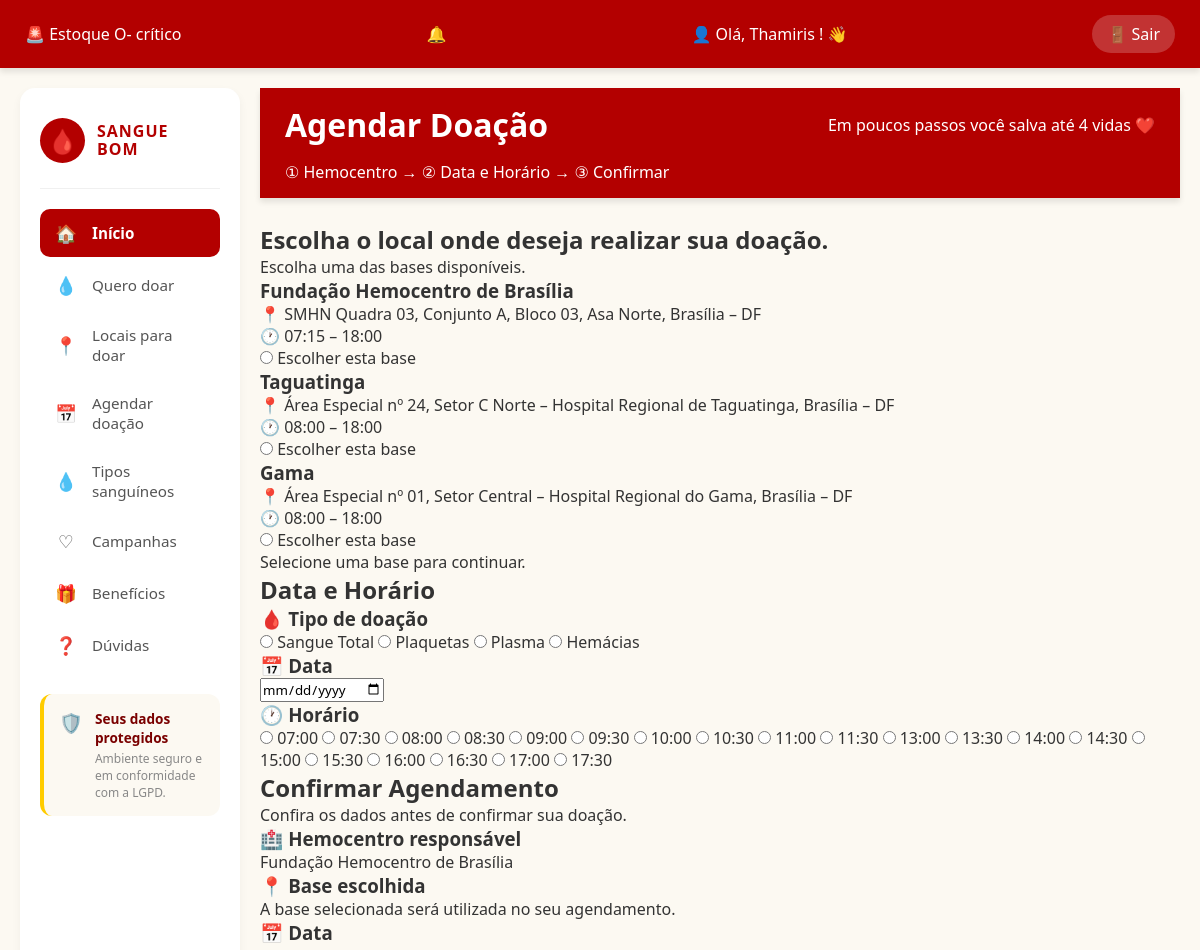
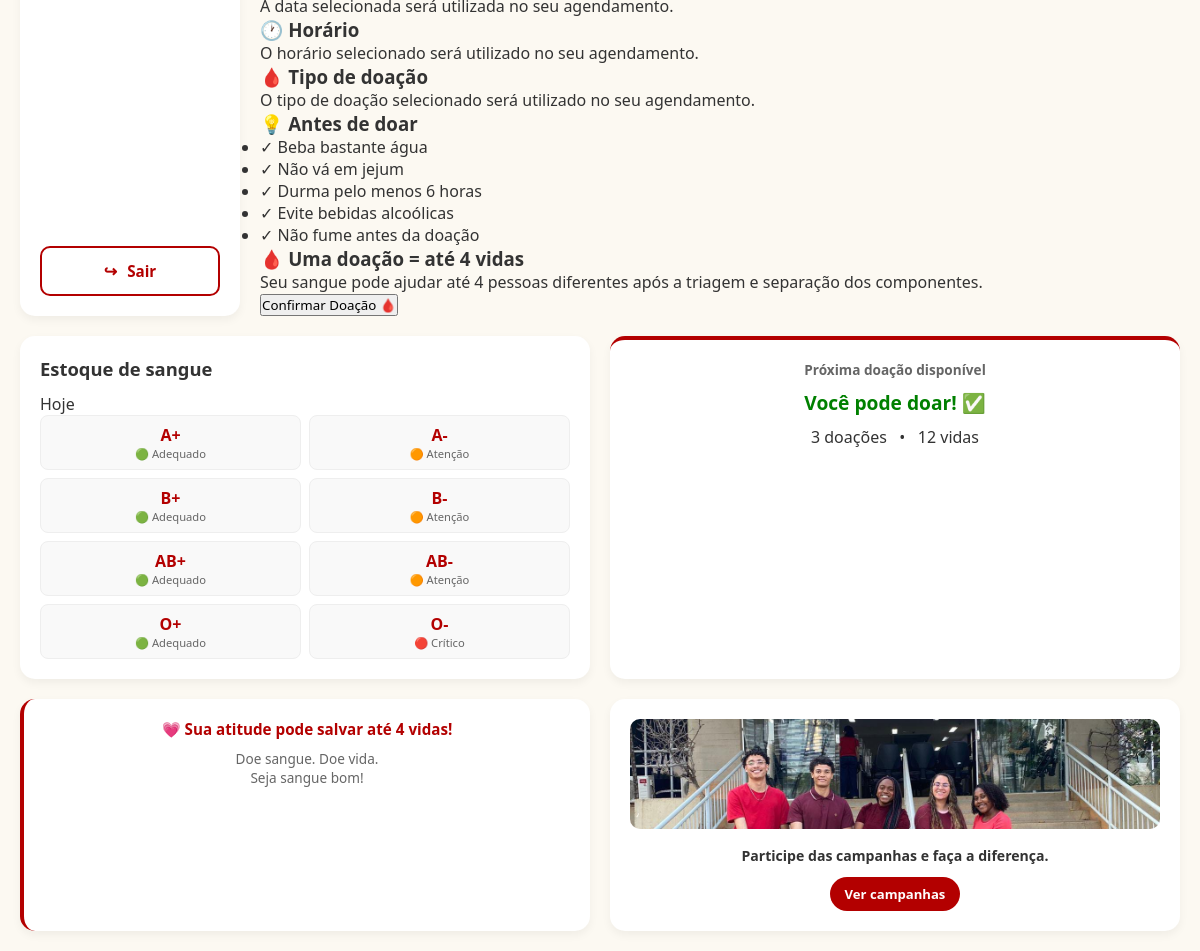
The app's page /agendar_doacao/ (signed in) with its own data (2 pictures, top to bottom).
### membros/models.py (models this page shows, shortened)
class Doador(models.Model):
    usuario = models.OneToOneField(
        User,
        on_delete=models.CASCADE,
        null=True,
        blank=True
    )
    nome = models.CharField(max_length=100)
    email = models.EmailField()
    cpf = models.CharField(
        max_length=14,
        unique=True,
        null=True,
        blank=True
    )
    telefone = models.CharField(max_length=20)
    sexo = models.CharField(
        max_length=20,
        blank=True
    )
    tipo_sanguineo = models.CharField(max_length=3)
    data_nascimento = models.DateField()
    cidade = models.CharField(
        max_length=100,
        blank=True
    )
    estado = models.CharField(
        max_length=2,
        blank=True
    )

class Hemocentro(models.Model):
    nome = models.CharField(max_length=100)
    endereco = models.CharField(max_length=200)
    bairro = models.CharField(max_length=100)
    cidade = models.CharField(max_length=100)
    cep = models.CharField(max_length=10)
    telefone = models.CharField(max_length=20)
    email = models.EmailField()
    horario_abertura = models.TimeField()
    horario_fechamento = models.TimeField()
    dias_atendimento = models.CharField(max_length=100)
    descricao = models.TextField(blank=True)
    ativo = models.BooleanField(default=True)

### membros/views.py (the view, shortened to what this page needs)
@login_required(login_url='login')
def agendar_doacao(request):
    doador = get_object_or_404(Doador, usuario=request.user)
    hemocentros = Hemocentro.objects.filter(ativo=True)
    hoje = timezone.localdate()
    proximo_agendamento = Agendamento.objects.filter(
        doador=doador,
        data__gte=hoje
    ).order_by('data', 'horario').first()
    return render(request, 'agendar_doacao.html', {
        'doador': doador,
        'hemocentros': hemocentros,
        'proximo_agendamento': proximo_agendamento
    })

### templates/agendar_doacao.html (shortened to what this page needs)
{% extends 'base.html' %}
{% load static %}
{% block content %}
    <header class="agendamento-cabecalho">
        <h1>Agendar Doação</h1>
        <p>Em poucos passos você salva até 4 vidas ❤️</p>
        <p>① Hemocentro → ② Data e Horário → ③ Confirmar</p>
    </header>
    <form method="POST">
        <section id="etapa1" class="card-etapa">
            <div class="card-conteudo">
                <h2>Escolha o local onde deseja realizar sua doação.</h2>
                <p>Escolha uma das bases disponíveis.</p>
                <div class="bases-container">
                    {% if hemocentros %}
                        {% for hemocentro in hemocentros %}
                            <div class="card-base">
                                <h3>{{ hemocentro.nome }}</h3>
                                <p>📍 {{ hemocentro.endereco }}, {{ hemocentro.cidade }} – DF</p>
                                <p>🕐 {{ hemocentro.horario_abertura|time:"H:i" }} – {{ hemocentro.horario_fechamento|time:"H:i" }}</p>
                                <label>
                                    <input type="radio" name="hemocentro" value="{{ hemocentro.id }}" required>
                                    Escolher esta base
                                </label>
                            </div>
                        {% endfor %}
                    {% else %}
                        <p>Nenhuma base de atendimento está disponível no momento.</p>
                    {% endif %}
                </div>
                <p>Selecione uma base para continuar.</p>
            </div>
        </section>
        <section id="etapa2" class="card-etapa">
            <div class="card-conteudo">
                <h2>Data e Horário</h2>
                <div class="campo-agendamento">
                    <h3>🩸 Tipo de doação</h3>
                    <label>
                        <input type="radio" name="tipo_doacao" value="Sangue total" required>
                        Sangue Total
                    </label>
                    <label>
                        <input type="radio" name="tipo_doacao" value="Plaquetas">
                        Plaquetas
                    </label>
                    <label>
                        <input type="radio" name="tipo_doacao" value="Plasma">
                        Plasma
                    </label>
                    <label>
                        <input type="radio" name="tipo_doacao" value="Hemácias">
                        Hemácias
                    </label>
                </div>
                <div class="campo-agendamento">
                    <h3>📅 Data</h3>
                    <input type="date" name="data" id="data" required>
                </div>
                <div class="campo-agendamento">
                    <h3>🕐 Horário</h3>
                    <div class="horarios">
                        <label><input type="radio" name="horario" value="07:00" required> 07:00</label>
                        <label><input type="radio" name="horario" value="07:30"> 07:30</label>
                        <label><input type="radio" name="horario" value="08:00"> 08:00</label>
                        <label><input type="radio" name="horario" value="08:30"> 08:30</label>
                        <label><input type="radio" name="horario" value="09:00"> 09:00</label>
                        <label><input type="radio" name="horario" value="09:30"> 09:30</label>
                        <label><input type="radio" name="horario" value="10:00"> 10:00</label>
                        <label><input type="radio" name="horario" value="10:30"> 10:30</label>
                        <label><input type="radio" name="horario" value="11:00"> 11:00</label>
                        <label><input type="radio" name="horario" value="11:30"> 11:30</label>
                        <label><input type="radio" name="horario" value="13:00"> 13:00</label>
                        <label><input type="radio" name="horario" value="13:30"> 13:30</label>
                        <label><input type="radio" name="horario" value="14:00"> 14:00</label>
                        <label><input type="radio" name="horario" value="14:30"> 14:30</label>
                        <label><input type="radio" name="horario" value="15:00"> 15:00</label>
                        <label><input type="radio" name="horario" value="15:30"> 15:30</label>
                        <label><input type="radio" name="horario" value="16:00"> 16:00</label>
                        <label><input type="radio" name="horario" value="16:30"> 16:30</label>
                        <label><input type="radio" name="horario" value="17:00"> 17:00</label>
                        <label><input type="radio" name="horario" value="17:30"> 17:30</label>
                    </div>
                </div>
            </div>
        </section>
        <section id="etapa3" class="card-etapa">
            <div class="card-conteudo">
                <h2>Confirmar Agendamento</h2>
                <p>Confira os dados antes de confirmar sua doação.</p>
                <div class="resumo-agendamento">
                    <div>
                        <h3>🏥 Hemocentro responsável</h3>
                        <p>Fundação Hemocentro de Brasília</p>
                    </div>
                    <div>
                        <h3>📍 Base escolhida</h3>
                        <p>A base selecionada será utilizada no seu agendamento.</p>
                    </div>
                    <div>
                        <h3>📅 Data</h3>
                        <p>A data selecionada será utilizada no seu agendamento.</p>
                    </div>
                    <div>
                        <h3>🕐 Horário</h3>
                        <p>O horário selecionado será utilizado no seu agendamento.</p>
                    </div>
                    <div>
                        <h3>🩸 Tipo de doação</h3>
                        <p>O tipo de doação selecionado será utilizado no seu agendamento.</p>
                    </div>
                </div>
                <div class="orientacoes-doacao">
                    <h3>💡 Antes de doar</h3>
                    <ul>
                        <li>✓ Beba bastante água</li>
                        <li>✓ Não vá em jejum</li>
                        <li>✓ Durma pelo menos 6 horas</li>
                        <li>✓ Evite bebidas alcoólicas</li>
                        <li>✓ Não fume antes da doação</li>
                    </ul>
                </div>
                <div class="impacto-doacao">
                    <h3>🩸 Uma doação = até 4 vidas</h3>
                    <p>Seu sangue pode ajudar até 4 pessoas diferentes após a triagem e separação dos componentes.</p>
                </div>
                <button type="submit">Confirmar Doação 🩸</button>
            </div>
        </section>
    </form>
{% endblock %}

### templates/base.html (shortened to what this page needs)
{% load static %}
<!DOCTYPE html>
<html lang="pt-br">
<head>
    <link rel="stylesheet" href="{% static 'css/style.css' %}">
</head>
<body>
    <header>
        <h2>🚨 Estoque O- crítico</h2>
        <h2>🔔</h2>
        {% if user.is_authenticated %}
            <h2>👤 Olá,
                {% if user.doador %}
                    {{ user.doador.nome }}
                {% elif user.first_name %}
                    {{ user.first_name }}
                {% else %}
                    {{ user.username }}
                {% endif %}! 👋
            </h2>
            <a href="{% url 'logout' %}">🚪 Sair</a>
        {% else %}
            <h2>👤 Olá, visitante! 👋</h2>
            <a href="{% url 'login' %}">🔐 Entrar</a>
        {% endif %}
    </header>
    <div class="app-container">
        <aside class="lateral-esquerda">
            <div class="logo-menu">
                <div class="logo-icone">🩸</div>
                <div class="logo-texto">
                    <strong>SANGUE</strong>
                    <strong>BOM</strong>
                </div>
            </div>
            <nav class="menu-nav">
                <a href="{% url 'home' %}" class="menu-item ativo">
                    <span class="menu-item-icone">🏠</span>
                    <span class="menu-item-texto">Início</span>
                </a>
                <a href="{% url 'quero_doar' %}" class="menu-item">
                    <span class="menu-item-icone">💧</span>
                    <span class="menu-item-texto">Quero doar</span>
                </a>
                <a href="{% url 'locais_para_doar' %}" class="menu-item">
                    <span class="menu-item-icone">📍</span>
                    <span class="menu-item-texto">Locais para doar</span>
                </a>
                <a href="{% url 'agendar_doacao' %}" class="menu-item">
                    <span class="menu-item-icone">📅</span>
                    <span class="menu-item-texto">Agendar doação</span>
                </a>
                <a href="{% url 'tipos_sanguineos' %}" class="menu-item">
                    <span class="menu-item-icone">💧</span>
                    <span class="menu-item-texto">Tipos sanguíneos</span>
                </a>
                <a href="{% url 'campanhas' %}" class="menu-item">
                    <span class="menu-item-icone">♡</span>
                    <span class="menu-item-texto">Campanhas</span>
                </a>
                <a href="{% url 'beneficios' %}" class="menu-item">
                    <span class="menu-item-icone">🎁</span>
                    <span class="menu-item-texto">Benefícios</span>
                </a>
                <a href="{% url 'duvidas' %}" class="menu-item">
                    <span class="menu-item-icone">❓</span>
                    <span class="menu-item-texto">Dúvidas</span>
                </a>
            </nav>
            <div class="dados-protegidos">
                <div class="dados-protegidos-icone">🛡️</div>
                <div class="dados-protegidos-texto">
                    <strong>Seus dados protegidos</strong>
                    <p>Ambiente seguro e em conformidade com a LGPD.</p>
                </div>
            </div>
            <div class="area-btn-sair">
                {% if user.is_authenticated %}
                    <a href="{% url 'logout' %}" class="btn-sair">
                        <span class="btn-sair-icone">↪</span>
                        <span>Sair</span>
                    </a>
                {% else %}
                    <a href="{% url 'login' %}" class="btn-sair">
                        <span class="btn-sair-icone">↪</span>
                        <span>Entrar</span>
                    </a>
                {% endif %}
            </div>
        </aside>
        <main>
            {% block content %}
            {% endblock %}
        </main>
        <aside class="lateral-direita">
            <section>
                <h2>Estoque de sangue</h2>
                <p>Hoje</p>
                <div class="estoque">
                    <div class="tipo-sangue"><h3>A+</h3><p>🟢 Adequado</p></div>
                    <div class="tipo-sangue"><h3>A-</h3><p>🟠 Atenção</p></div>
                    <div class="tipo-sangue"><h3>B+</h3><p>🟢 Adequado</p></div>
                    <div class="tipo-sangue"><h3>B-</h3><p>🟠 Atenção</p></div>
                    <div class="tipo-sangue"><h3>AB+</h3><p>🟢 Adequado</p></div>
                    <div class="tipo-sangue"><h3>AB-</h3><p>🟠 Atenção</p></div>
                    <div class="tipo-sangue"><h3>O+</h3><p>🟢 Adequado</p></div>
                    <div class="tipo-sangue"><h3>O-</h3><p>🔴 Crítico</p></div>
                </div>
            </section>
            <section class="doacao">
                <h3>Próxima doação disponível</h3>
                {% if proximo_agendamento %}
                    <h2>Você tem um agendamento! 📅</h2>
                    <p><strong>{{ proximo_agendamento.hemocentro.nome }}</strong></p>
                    <p>📅 {{ proximo_agendamento.data|date:"d/m/Y" }}</p>
                    <p>🕐 {{ proximo_agendamento.horario|time:"H:i" }}</p>
                    <p>🩸 {{ proximo_agendamento.tipo_doacao }}</p>
                {% else %}
                    <h2>Você pode doar! ✅</h2>
                    <p>3 doações &nbsp; • &nbsp; 12 vidas</p>
                {% endif %}
            </section>
            <section class="mensagem">
                <h3>💗 Sua atitude pode salvar até 4 vidas!</h3>
                <p>Doe sangue. Doe vida.<br>Seja sangue bom!</p>
            </section>
            <section class="campanha">
                <img src="{% static 'img/campanha.jpeg' %}" alt="Campanha de doação de sangue">
                <h3>Participe das campanhas e faça a diferença.</h3>
                <a href="{% url 'campanhas' %}">Ver campanhas</a>
            </section>
        </aside>
    </div>
</body>
</html>

### records on screen
Hemocentro: nome "Fundação Hemocentro de Brasília", endereco "SMHN Quadra 03, Conjunto A, Bloco 03, Asa Norte", cidade "Brasília", horario_abertura "07:15", horario_fechamento "18:00"
Hemocentro: nome "Taguatinga", endereco "Área Especial nº 24, Setor C Norte – Hospital Regional de Taguatinga", cidade "Brasília", horario_abertura "08:00", horario_fechamento "18:00"
Hemocentro: nome "Gama", endereco "Área Especial nº 01, Setor Central – Hospital Regional do Gama", cidade "Brasília", horario_abertura "08:00", horario_fechamento "18:00"

### other values on screen
{{ user.doador.nome }} "Thamiris"
